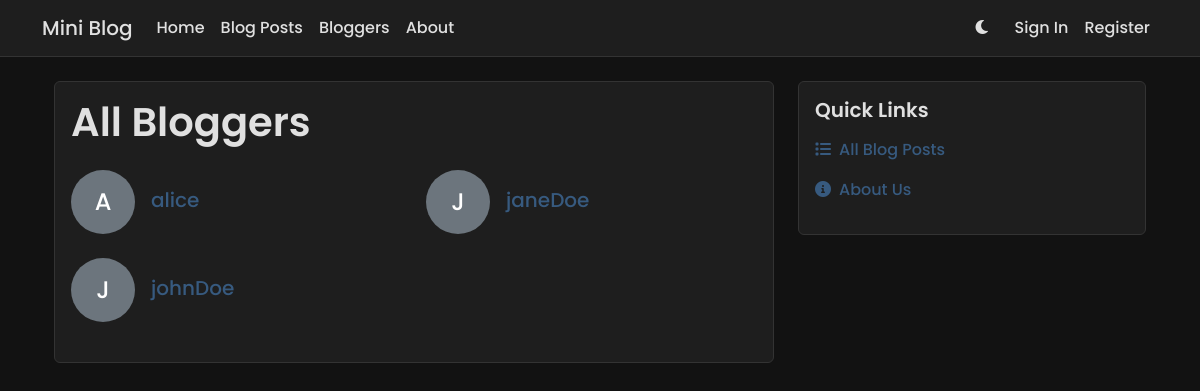
The page /blog/bloggers/ on the database as committed earlier.
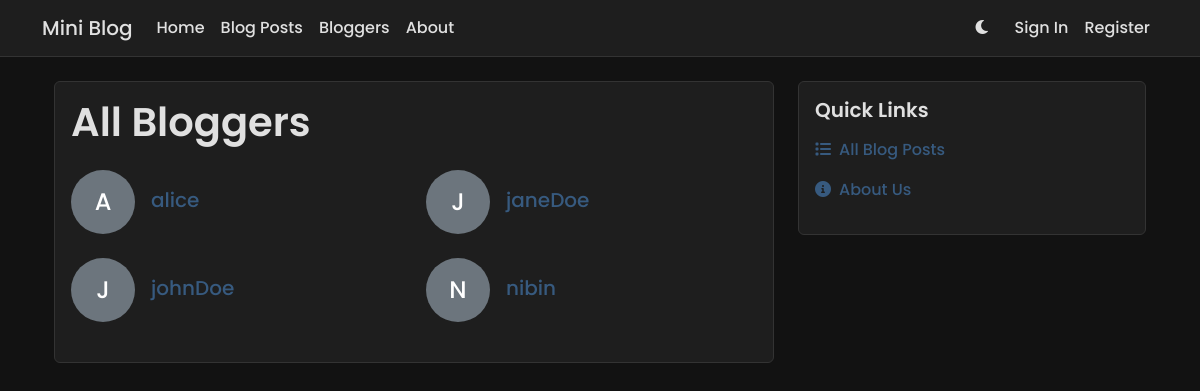
The same page on the database as committed later.
### app/models.py (models this page shows, shortened)
class User(AbstractUser):
    bio = models.TextField(max_length=500, blank=True)
    location = models.CharField(max_length=100, blank=True)
    website = models.URLField(max_length=200, blank=True)
    profile_picture = models.ImageField(upload_to='profile_pics/', null=True, blank=True)
    created_at = models.DateTimeField(auto_now_add=True)
    updated_at = models.DateTimeField(auto_now=True)

### app/views.py (the view)
# urls.py: path('blog/bloggers/', views.blogger_list, name='blogger_list'),
def blogger_list(request):
    bloggers = User.objects.filter(blog_posts__isnull=False).distinct().order_by('username')
    return render(request, 'blogger_list.html', {'bloggers': bloggers})

### app/templates/blogger_list.html (shortened to what this page needs)
{% extends 'base.html' %}
{% block content %}
<div class="container mt-4">
    <div class="row">
        <div class="col-md-8">
            <div class="card">
                <div class="card-body">
                    <h1 class="card-title mb-4">All Bloggers</h1>
                    {% if bloggers %}
                        <div class="row">
                            {% for blogger in bloggers %}
                            <div class="col-md-6 mb-4">
                                <div class="d-flex align-items-center">
                                    {% if blogger.profile_picture %}
                                        <img src="{{ blogger.profile_picture.url }}" alt="{{ blogger.username }}" class="rounded-circle me-3" style="width: 64px; height: 64px; object-fit: cover;">
                                    {% else %}
                                        <div class="rounded-circle bg-secondary me-3 d-flex align-items-center justify-content-center" style="width: 64px; height: 64px;">
                                            <span class="h4 mb-0 text-white">{{ blogger.username|first|upper }}</span>
                                        </div>
                                    {% endif %}
                                    <div>
                                        <h5 class="mb-1">
                                            <a href="{% url 'blogger_detail' blogger.id %}" class="text-decoration-none">
                                                {{ blogger.username }}
                                            </a>
                                        </h5>
                                    </div>
                                </div>
                            </div>
                            {% endfor %}
                        </div>
                    {% else %}
                        <p class="text-muted">No bloggers found.</p>
                    {% endif %}
                </div>
            </div>
        </div>
        <div class="col-md-4">
            <div class="card mb-4">
                <div class="card-body">
                    <h5 class="card-title mb-3">Quick Links</h5>
                    <ul class="list-unstyled mb-0">
                        <li class="mb-3">
                            <a href="{% url 'blog_list' %}" class="text-decoration-none">
                                <i class="fas fa-list me-2"></i>All Blog Posts
                            </a>
                        </li>
                        <li class="mb-3">
                            <a href="{% url 'about' %}" class="text-decoration-none">
                                <i class="fas fa-info-circle me-2"></i>About Us
                            </a>
                        </li>
                    </ul>
                </div>
            </div>
        </div>
    </div>
</div>
{% endblock %}

Rows that differ between the two databases and show on the page:
added User: username|first "N", username "nibin"
